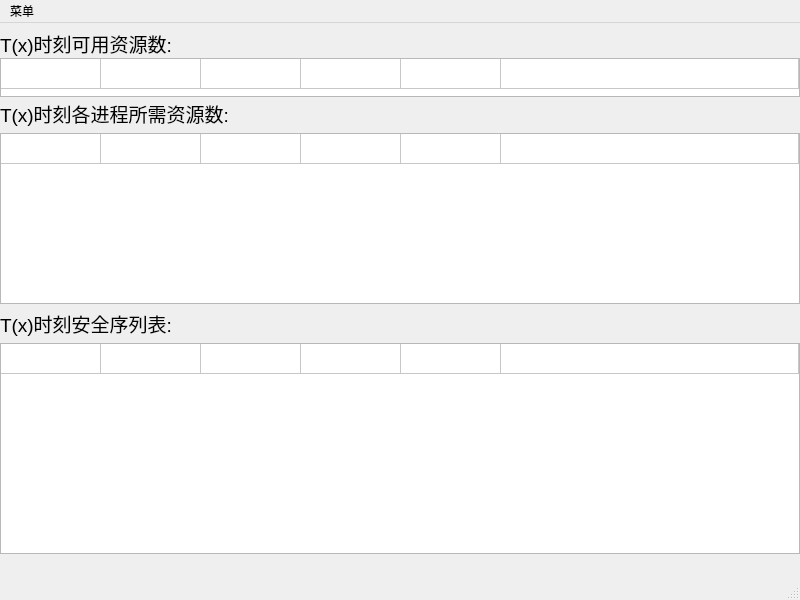
<?xml version="1.0" encoding="UTF-8"?>
<ui version="4.0">
 <class>MainWindow</class>
 <widget class="QMainWindow" name="MainWindow">
  <property name="geometry">
   <rect>
    <x>0</x>
    <y>0</y>
    <width>800</width>
    <height>600</height>
   </rect>
  </property>
  <property name="windowTitle">
   <string>MainWindow</string>
  </property>
  <widget class="QWidget" name="centralwidget">
   <widget class="QLabel" name="label_2">
    <property name="geometry">
     <rect>
      <x>0</x>
      <y>70</y>
      <width>321</width>
      <height>41</height>
     </rect>
    </property>
    <property name="text">
     <string>&lt;html&gt;&lt;head/&gt;&lt;body&gt;&lt;p&gt;&lt;span style=&quot; font-size:14pt;&quot;&gt;T(x)时刻各进程所需资源数:&lt;/span&gt;&lt;/p&gt;&lt;/body&gt;&lt;/html&gt;</string>
    </property>
   </widget>
   <widget class="QTableWidget" name="tableWidget_2">
    <property name="geometry">
     <rect>
      <x>0</x>
      <y>110</y>
      <width>800</width>
      <height>171</height>
     </rect>
    </property>
    <property name="editTriggers">
     <set>QAbstractItemView::NoEditTriggers</set>
    </property>
    <property name="rowCount">
     <number>1</number>
    </property>
    <property name="columnCount">
     <number>6</number>
    </property>
    <attribute name="horizontalHeaderVisible">
     <bool>false</bool>
    </attribute>
    <attribute name="horizontalHeaderCascadingSectionResizes">
     <bool>true</bool>
    </attribute>
    <attribute name="horizontalHeaderStretchLastSection">
     <bool>true</bool>
    </attribute>
    <attribute name="verticalHeaderVisible">
     <bool>false</bool>
    </attribute>
    <attribute name="verticalHeaderCascadingSectionResizes">
     <bool>true</bool>
    </attribute>
    <row/>
    <column>
     <property name="text">
      <string>0</string>
     </property>
    </column>
    <column/>
    <column/>
    <column/>
    <column/>
    <column/>
   </widget>
   <widget class="QLabel" name="label">
    <property name="geometry">
     <rect>
      <x>0</x>
      <y>280</y>
      <width>251</width>
      <height>41</height>
     </rect>
    </property>
    <property name="text">
     <string>&lt;html&gt;&lt;head/&gt;&lt;body&gt;&lt;p&gt;&lt;span style=&quot; font-size:14pt;&quot;&gt;T(x)时刻安全序列表:&lt;/span&gt;&lt;/p&gt;&lt;/body&gt;&lt;/html&gt;</string>
    </property>
   </widget>
   <widget class="QTableWidget" name="tableWidget">
    <property name="geometry">
     <rect>
      <x>0</x>
      <y>320</y>
      <width>800</width>
      <height>211</height>
     </rect>
    </property>
    <property name="editTriggers">
     <set>QAbstractItemView::NoEditTriggers</set>
    </property>
    <property name="rowCount">
     <number>1</number>
    </property>
    <property name="columnCount">
     <number>6</number>
    </property>
    <attribute name="horizontalHeaderVisible">
     <bool>false</bool>
    </attribute>
    <attribute name="horizontalHeaderCascadingSectionResizes">
     <bool>true</bool>
    </attribute>
    <attribute name="horizontalHeaderStretchLastSection">
     <bool>true</bool>
    </attribute>
    <attribute name="verticalHeaderVisible">
     <bool>false</bool>
    </attribute>
    <attribute name="verticalHeaderCascadingSectionResizes">
     <bool>true</bool>
    </attribute>
    <row/>
    <column>
     <property name="text">
      <string>0</string>
     </property>
    </column>
    <column/>
    <column/>
    <column/>
    <column/>
    <column/>
   </widget>
   <widget class="QLabel" name="label_3">
    <property name="geometry">
     <rect>
      <x>0</x>
      <y>0</y>
      <width>321</width>
      <height>41</height>
     </rect>
    </property>
    <property name="text">
     <string>&lt;html&gt;&lt;head/&gt;&lt;body&gt;&lt;p&gt;&lt;span style=&quot; font-size:14pt;&quot;&gt;T(x)时刻可用资源数:&lt;/span&gt;&lt;/p&gt;&lt;/body&gt;&lt;/html&gt;</string>
    </property>
   </widget>
   <widget class="QTableWidget" name="tableWidget_3">
    <property name="geometry">
     <rect>
      <x>0</x>
      <y>35</y>
      <width>800</width>
      <height>39</height>
     </rect>
    </property>
    <property name="editTriggers">
     <set>QAbstractItemView::NoEditTriggers</set>
    </property>
    <property name="rowCount">
     <number>1</number>
    </property>
    <property name="columnCount">
     <number>6</number>
    </property>
    <attribute name="horizontalHeaderVisible">
     <bool>false</bool>
    </attribute>
    <attribute name="horizontalHeaderCascadingSectionResizes">
     <bool>true</bool>
    </attribute>
    <attribute name="horizontalHeaderStretchLastSection">
     <bool>true</bool>
    </attribute>
    <attribute name="verticalHeaderVisible">
     <bool>false</bool>
    </attribute>
    <attribute name="verticalHeaderCascadingSectionResizes">
     <bool>true</bool>
    </attribute>
    <row/>
    <column>
     <property name="text">
      <string>0</string>
     </property>
    </column>
    <column/>
    <column/>
    <column/>
    <column/>
    <column/>
   </widget>
  </widget>
  <widget class="QMenuBar" name="menubar">
   <property name="geometry">
    <rect>
     <x>0</x>
     <y>0</y>
     <width>800</width>
     <height>26</height>
    </rect>
   </property>
   <widget class="QMenu" name="menu">
    <property name="title">
     <string>菜单</string>
    </property>
    <addaction name="actionstart"/>
    <addaction name="actionrequest"/>
   </widget>
   <addaction name="menu"/>
  </widget>
  <widget class="QStatusBar" name="statusbar"/>
  <action name="actionstart">
   <property name="text">
    <string>开始</string>
   </property>
  </action>
  <action name="actionrequest">
   <property name="text">
    <string>请求资源</string>
   </property>
  </action>
 </widget>
 <resources/>
 <connections/>
</ui>
